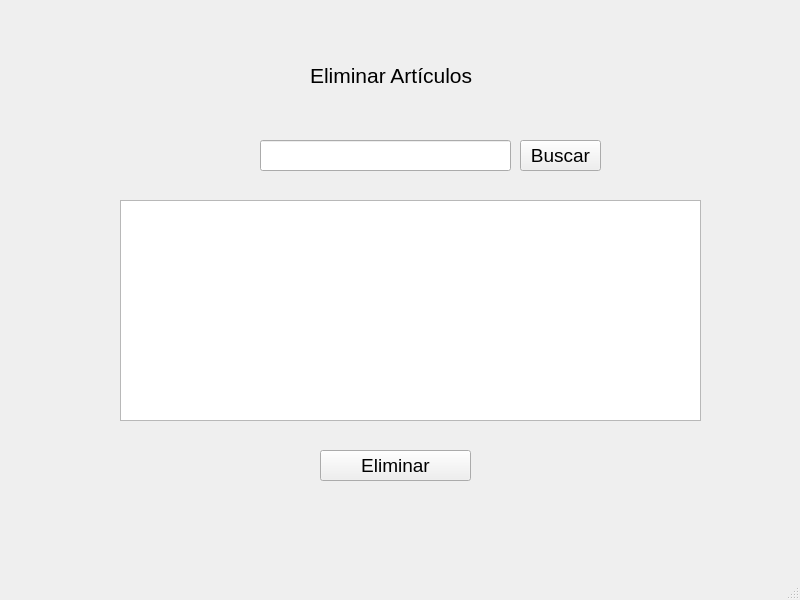
<?xml version="1.0" encoding="UTF-8"?>
<ui version="4.0">
 <class>MainWindow</class>
 <widget class="QMainWindow" name="MainWindow">
  <property name="geometry">
   <rect>
    <x>0</x>
    <y>0</y>
    <width>800</width>
    <height>600</height>
   </rect>
  </property>
  <property name="windowTitle">
   <string>MainWindow</string>
  </property>
  <widget class="QWidget" name="centralwidget">
   <widget class="QLabel" name="label">
    <property name="geometry">
     <rect>
      <x>310</x>
      <y>50</y>
      <width>181</width>
      <height>51</height>
     </rect>
    </property>
    <property name="font">
     <font>
      <pointsize>16</pointsize>
     </font>
    </property>
    <property name="text">
     <string>Eliminar Artículos</string>
    </property>
   </widget>
   <widget class="QPushButton" name="btn_buscar">
    <property name="geometry">
     <rect>
      <x>520</x>
      <y>140</y>
      <width>81</width>
      <height>31</height>
     </rect>
    </property>
    <property name="font">
     <font>
      <pointsize>14</pointsize>
     </font>
    </property>
    <property name="text">
     <string>Buscar</string>
    </property>
   </widget>
   <widget class="QLineEdit" name="input_buscar">
    <property name="geometry">
     <rect>
      <x>260</x>
      <y>140</y>
      <width>251</width>
      <height>31</height>
     </rect>
    </property>
   </widget>
   <widget class="QTableView" name="tabla_articulo">
    <property name="geometry">
     <rect>
      <x>120</x>
      <y>200</y>
      <width>581</width>
      <height>221</height>
     </rect>
    </property>
   </widget>
   <widget class="QPushButton" name="btn_eliminar">
    <property name="geometry">
     <rect>
      <x>320</x>
      <y>450</y>
      <width>151</width>
      <height>31</height>
     </rect>
    </property>
    <property name="font">
     <font>
      <pointsize>14</pointsize>
     </font>
    </property>
    <property name="text">
     <string>Eliminar</string>
    </property>
   </widget>
  </widget>
  <widget class="QMenuBar" name="menubar">
   <property name="geometry">
    <rect>
     <x>0</x>
     <y>0</y>
     <width>800</width>
     <height>21</height>
    </rect>
   </property>
  </widget>
  <widget class="QStatusBar" name="statusbar"/>
 </widget>
 <resources/>
 <connections/>
</ui>
